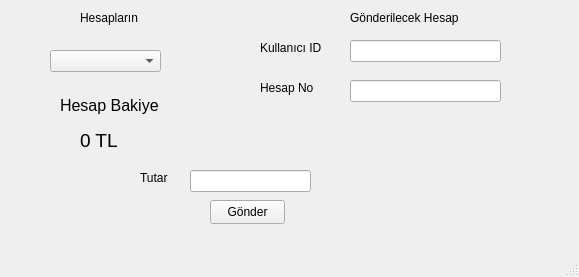
<?xml version="1.0" encoding="UTF-8"?>
<ui version="4.0">
 <class>transactionWindow</class>
 <widget class="QMainWindow" name="transactionWindow">
  <property name="geometry">
   <rect>
    <x>0</x>
    <y>0</y>
    <width>579</width>
    <height>277</height>
   </rect>
  </property>
  <property name="windowTitle">
   <string>Başka Hesaba Para Aktarma</string>
  </property>
  <widget class="QWidget" name="centralwidget">
   <widget class="QLabel" name="label">
    <property name="geometry">
     <rect>
      <x>260</x>
      <y>40</y>
      <width>81</width>
      <height>16</height>
     </rect>
    </property>
    <property name="text">
     <string>Kullanıcı ID</string>
    </property>
   </widget>
   <widget class="QLabel" name="label_2">
    <property name="geometry">
     <rect>
      <x>260</x>
      <y>80</y>
      <width>91</width>
      <height>16</height>
     </rect>
    </property>
    <property name="text">
     <string>Hesap No</string>
    </property>
   </widget>
   <widget class="QPushButton" name="pushButton">
    <property name="geometry">
     <rect>
      <x>210</x>
      <y>200</y>
      <width>75</width>
      <height>24</height>
     </rect>
    </property>
    <property name="text">
     <string>Gönder</string>
    </property>
   </widget>
   <widget class="QLineEdit" name="lineEdit">
    <property name="geometry">
     <rect>
      <x>350</x>
      <y>40</y>
      <width>151</width>
      <height>22</height>
     </rect>
    </property>
   </widget>
   <widget class="QLineEdit" name="lineEdit_2">
    <property name="geometry">
     <rect>
      <x>350</x>
      <y>80</y>
      <width>151</width>
      <height>22</height>
     </rect>
    </property>
   </widget>
   <widget class="QLabel" name="label_3">
    <property name="geometry">
     <rect>
      <x>350</x>
      <y>10</y>
      <width>141</width>
      <height>16</height>
     </rect>
    </property>
    <property name="text">
     <string>Gönderilecek Hesap</string>
    </property>
   </widget>
   <widget class="QLabel" name="label_4">
    <property name="geometry">
     <rect>
      <x>80</x>
      <y>10</y>
      <width>111</width>
      <height>16</height>
     </rect>
    </property>
    <property name="text">
     <string>Hesapların</string>
    </property>
   </widget>
   <widget class="QComboBox" name="comboBox">
    <property name="geometry">
     <rect>
      <x>50</x>
      <y>50</y>
      <width>111</width>
      <height>22</height>
     </rect>
    </property>
   </widget>
   <widget class="QLabel" name="balanceLabel">
    <property name="geometry">
     <rect>
      <x>80</x>
      <y>120</y>
      <width>121</width>
      <height>41</height>
     </rect>
    </property>
    <property name="font">
     <font>
      <pointsize>14</pointsize>
     </font>
    </property>
    <property name="text">
     <string>0 TL</string>
    </property>
   </widget>
   <widget class="QLabel" name="label_5">
    <property name="geometry">
     <rect>
      <x>60</x>
      <y>90</y>
      <width>141</width>
      <height>31</height>
     </rect>
    </property>
    <property name="font">
     <font>
      <pointsize>12</pointsize>
     </font>
    </property>
    <property name="text">
     <string>Hesap Bakiye</string>
    </property>
   </widget>
   <widget class="QLineEdit" name="lineEdit_3">
    <property name="geometry">
     <rect>
      <x>190</x>
      <y>170</y>
      <width>121</width>
      <height>22</height>
     </rect>
    </property>
   </widget>
   <widget class="QLabel" name="label_6">
    <property name="geometry">
     <rect>
      <x>140</x>
      <y>170</y>
      <width>49</width>
      <height>16</height>
     </rect>
    </property>
    <property name="text">
     <string>Tutar</string>
    </property>
   </widget>
  </widget>
  <widget class="QMenuBar" name="menubar">
   <property name="geometry">
    <rect>
     <x>0</x>
     <y>0</y>
     <width>579</width>
     <height>22</height>
    </rect>
   </property>
  </widget>
  <widget class="QStatusBar" name="statusbar"/>
 </widget>
 <resources/>
 <connections/>
</ui>
